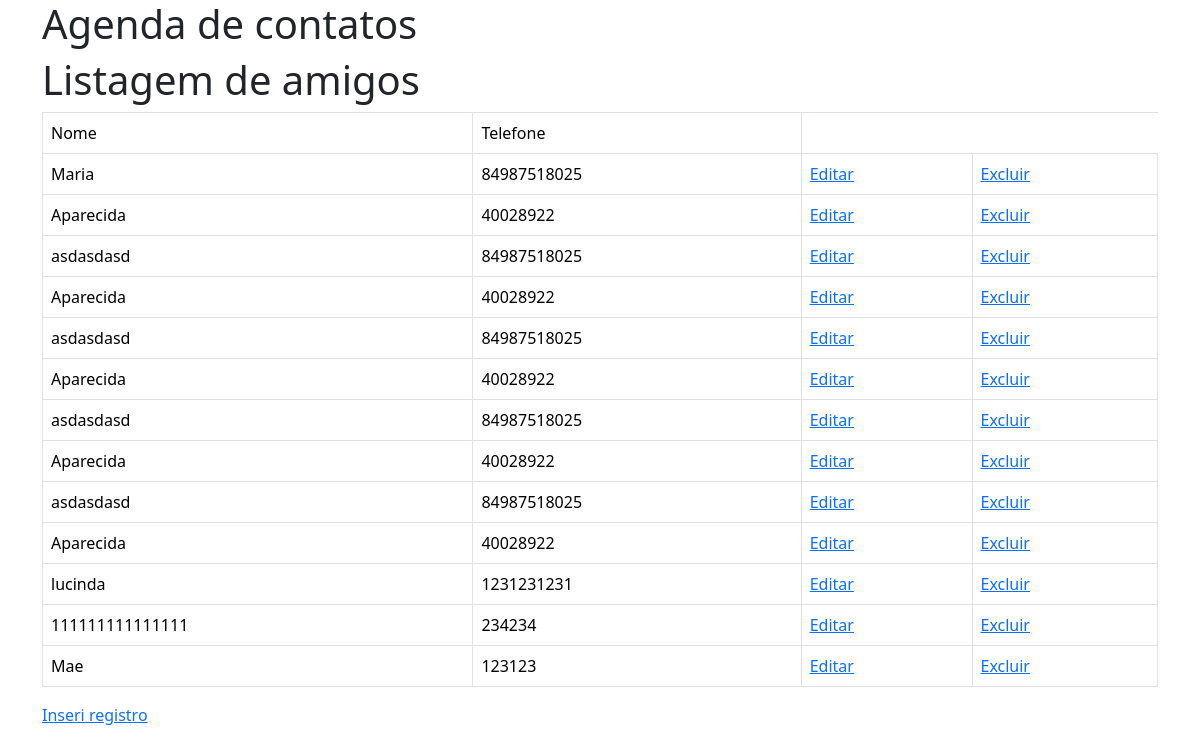
Before: / with the older database file.
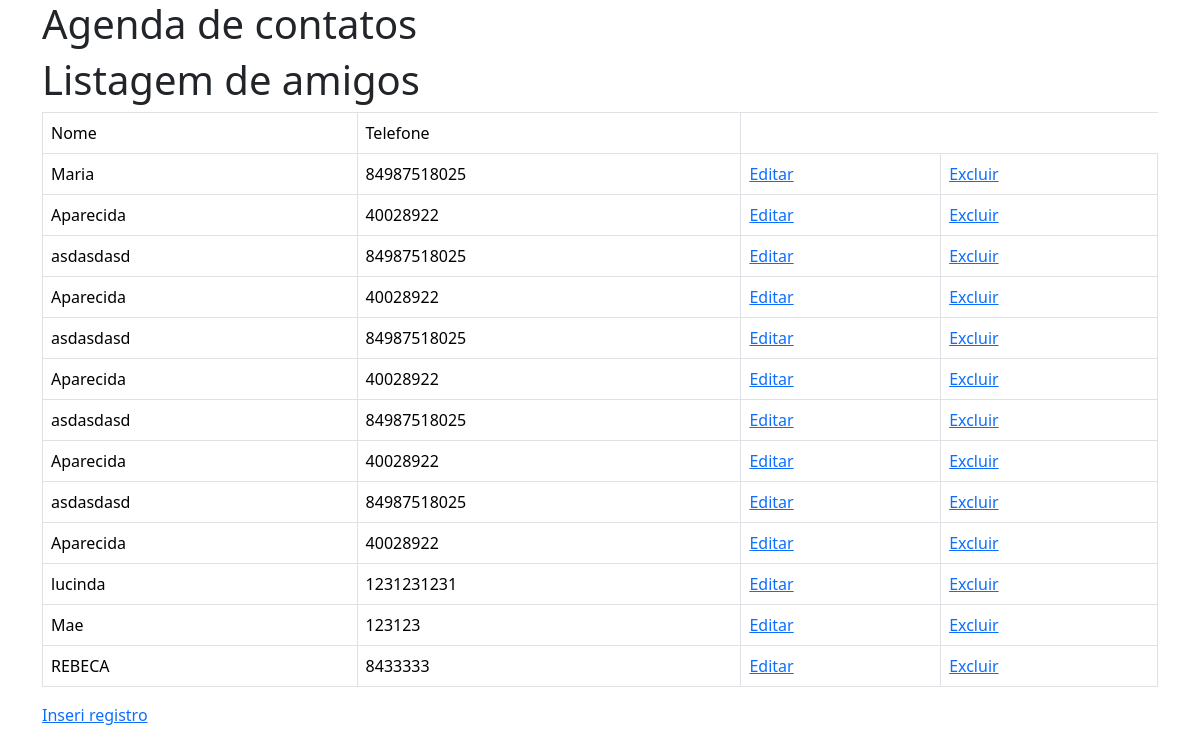
After: the same page with the newer database file.
### app1/models.py (models this page shows)
class agenda(models.Model):
    nome = models.CharField(max_length=100,
                            null=False,
                            blank=False)
    telefone = models.IntegerField();

### app1/views.py (the view)
# urls.py: path('',views.AgendaListView.as_view(), name='lista_amigos'),
class AgendaListView(ListView):
    template_name='home.html'
    model = agenda
    context_object_name ='amigos'

### app1/templates/home.html
{% extends "base.html" %}
{% block conteudo %}
<h1>Listagem de amigos</h1>
<table class="table table-bordered">
    <tr>
        <td>Nome</td>
        <td>Telefone</td>
    </tr>
{%for amigo in amigos%}
<tr>
    <td>{{amigo.nome}}</td>
    <td>{{amigo.telefone}}</td>
    <td><a href="{% url 'editar' pk=amigo.id %}">Editar</a></td>
    <td><a href="{% url 'excluir' pk=amigo.id %}">Excluir</a></td>
</tr>
{%endfor%}
</table>
<a class="" href="inserir">Inseri registro</a>
{% endblock %}

### app1/templates/base.html (shortened to what this page needs)
<!DOCTYPE html>
<html lang="en">
<head>
    <link href="https://cdn.jsdelivr.net/npm/bootstrap@5.3.3/dist/css/bootstrap.min.css" rel="stylesheet">
</head>
<body>
    <div  class="container">
        <h1>Agenda de contatos</h1>
        {% block conteudo %}
        {% endblock %}
</div>
</body>
</html>

Changed rows visible on the page:
removed agenda: nome "111111111111111", telefone "234234"
added agenda: nome "REBECA", telefone "8433333"
